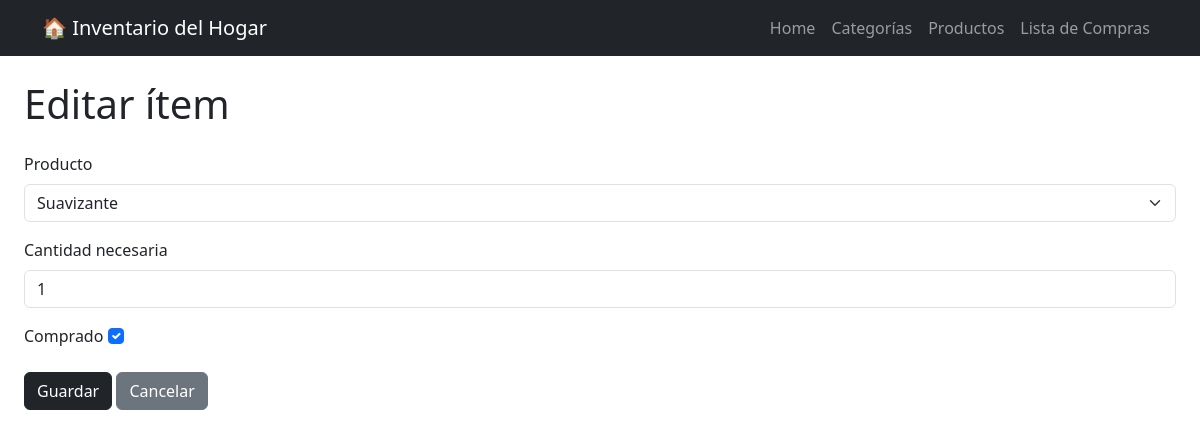
The app's page /productos/compras/editar/11/ with its own data.
### productos/models.py (models this page shows, shortened)
class ListaCompras(models.Model):
    producto = models.ForeignKey(Producto, on_delete=models.CASCADE)
    cantidad_necesaria = models.IntegerField()
    comprado = models.BooleanField(default=False)

### productos/views.py (the view)
# urls.py: path('compras/editar/<int:pk>/', views.editar_compra, name='editar_compra'),
def editar_compra(request, pk):
    item = get_object_or_404(ListaCompras, pk=pk)
    if request.method == 'POST':
        form = ListaComprasForm(request.POST, instance=item)
        if form.is_valid():
            form.save()
            return redirect('productos:lista_compras')
    else:
        form = ListaComprasForm(instance=item)
    return render(request, 'productos/editar_compra.html', {'form': form})

### productos/forms.py
class ListaComprasForm(forms.ModelForm):
    class Meta:
        model = ListaCompras
        fields = ['producto', 'cantidad_necesaria', 'comprado']
        widgets = {
            'producto': forms.Select(attrs={'class': 'form-select'}),
            'cantidad_necesaria': forms.NumberInput(attrs={'class': 'form-control'}),
            'comprado': forms.CheckboxInput(attrs={'class': 'form-check-input'}),
        }

### productos/models.py (called while the page is built)
    def __str__(self):
        return f"{self.nombre}"

### productos/templates/productos/editar_compra.html (shortened to what this page needs)
{% extends 'core/base.html' %}
{% block content %}
    <h1 class="mb-4">Editar ítem</h1>
    <form method="POST">
        {% for field in form %}
            <div class="mb-3">
                <label class="form-label">{{ field.label }}</label>
                {{ field }}
            </div>
        {% endfor %}
        <button type="submit" class="btn btn-dark">Guardar</button>
        <a href="{% url 'productos:lista_compras' %}" class="btn btn-secondary">Cancelar</a>
    </form>
{% endblock %}

### records on screen
ListaCompras: form "Suavizante" "1" "☑"

### other values on screen
{{ field.label }} "Producto" "Cantidad necesaria" "Comprado"
